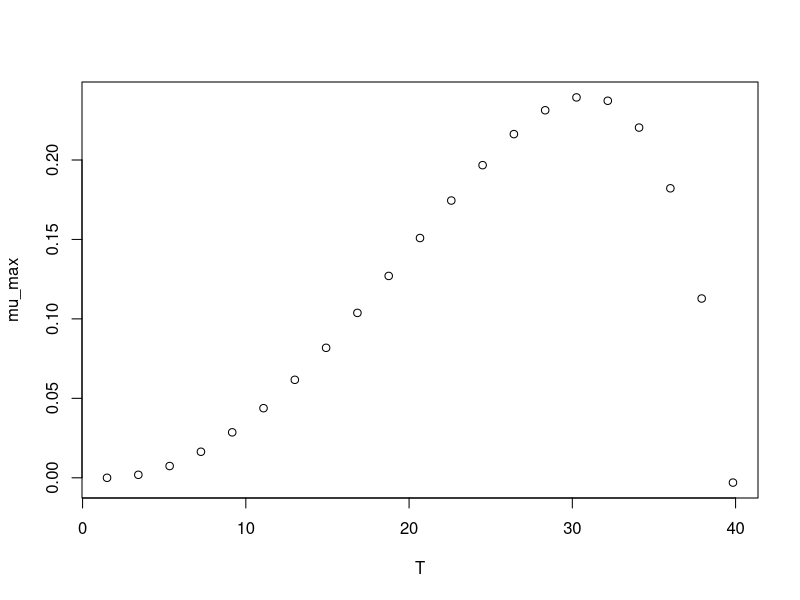

Here is the R script that generated this plot:
#############################
# start of Parameter script
#############################
T <- seq(1.4985014985015,39.8398,length.out=21)
#############################
# end of Parameter script
#############################
############################# 
# start of Model script Gropin ID 393 
#############################
 
# constant coefficients for this model
 
variables <- data.frame(T)
argumentsPar <- expand.grid(variables)
 
# heart of the model
response_surface <- function(T) {
   mumax <-(2.4*(10^-1)*(T-39.8)*((T-1.5)^2))/((30.9-1.5)*((30.9-1.5)*(T-30.9)-(30.9-39.8)*(30.9+1.5-2*T)))

return(mumax=mumax)
} 

# output parameters
mumax <- cbind(argumentsPar,response_surface(argumentsPar['T']))
colnames(mumax) <- c(colnames(argumentsPar),'mumax')
#############################
# End of Model script
#############################
############################# 
# start of Visualisation script Gropin ID 393 
#############################
plot(T,mumax$mumax,
                          xlab='T',
                          ylab='mu_max')
#############################
# End of Visualisation script
#############################
